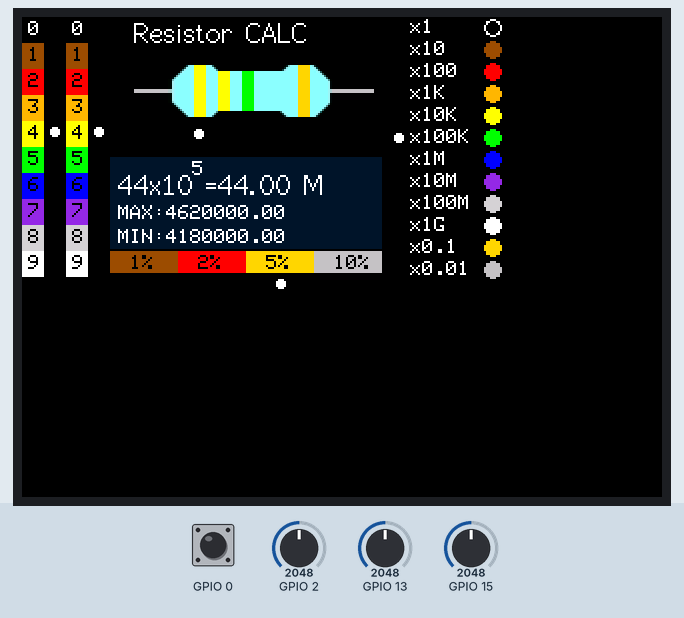
Recording of a sketch running on a simulated ESP32. Parts: 320×240 colour display. The inputs (shaded band) are chosen by the test bench; at power-on: GPIO 13 = 2048, GPIO 2 = 2048, GPIO 15 = 2048, GPIO 0 HIGH.

Above: at 1.4 s.
1.5 s: GPIO 13 set to 1893
3.0 s: GPIO 13 set to 1834
At 4.0 s:
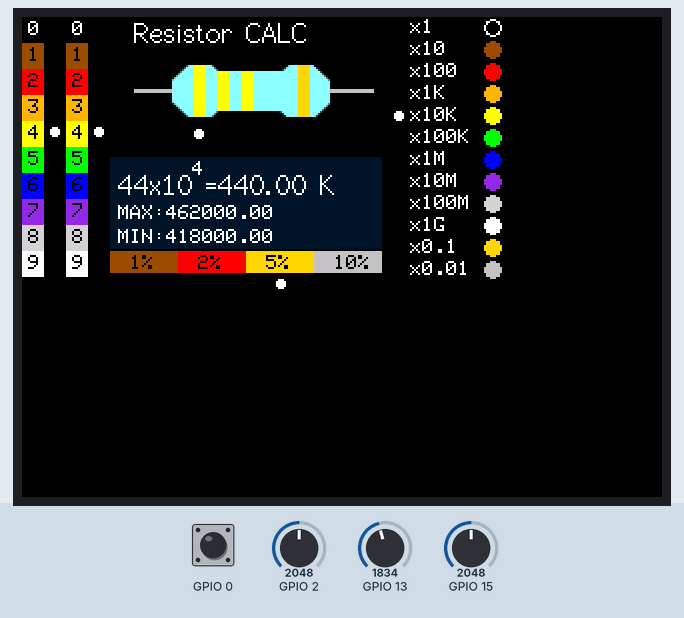
4.5 s: GPIO 13 set to 782
At 5.1 s:
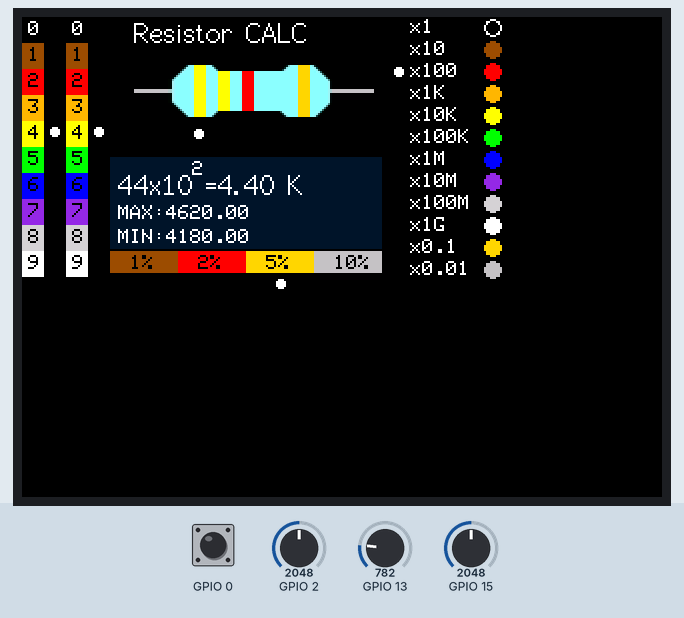
6.0 s: GPIO 13 set to 705
At 6.3 s:
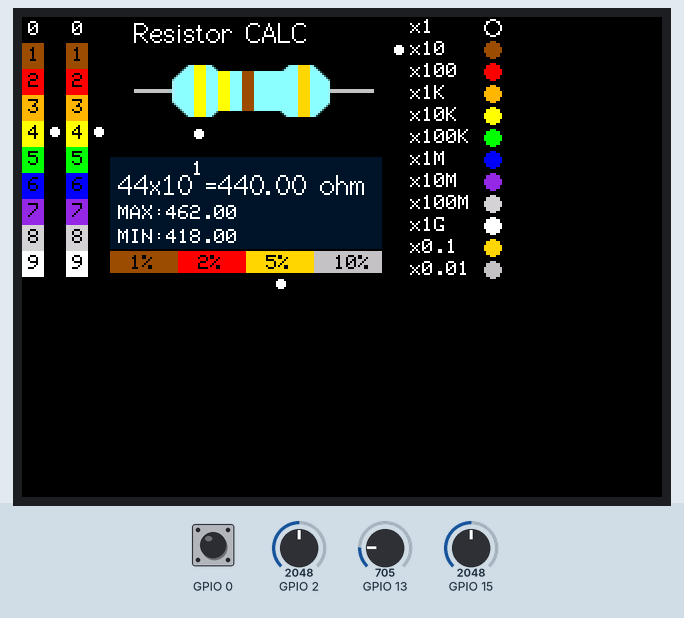
7.5 s: GPIO 2 set to 2866
At 8.6 s:
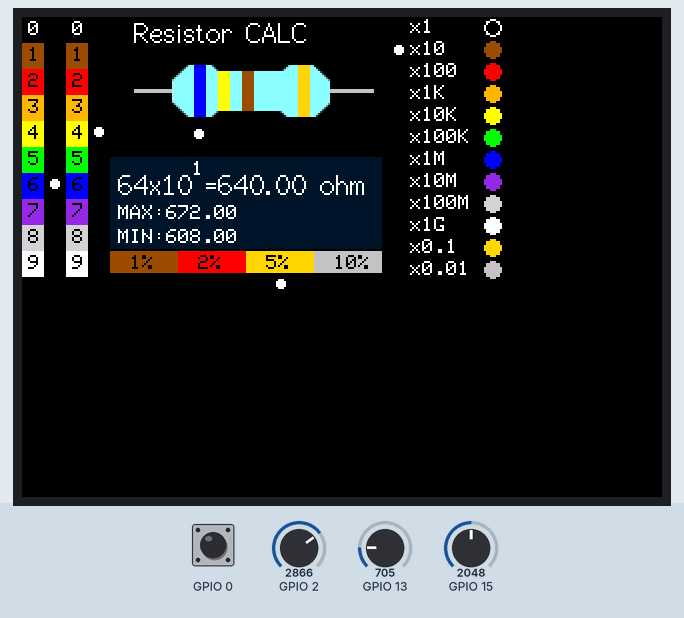
9.0 s: GPIO 15 set to 2866
At 9.8 s:
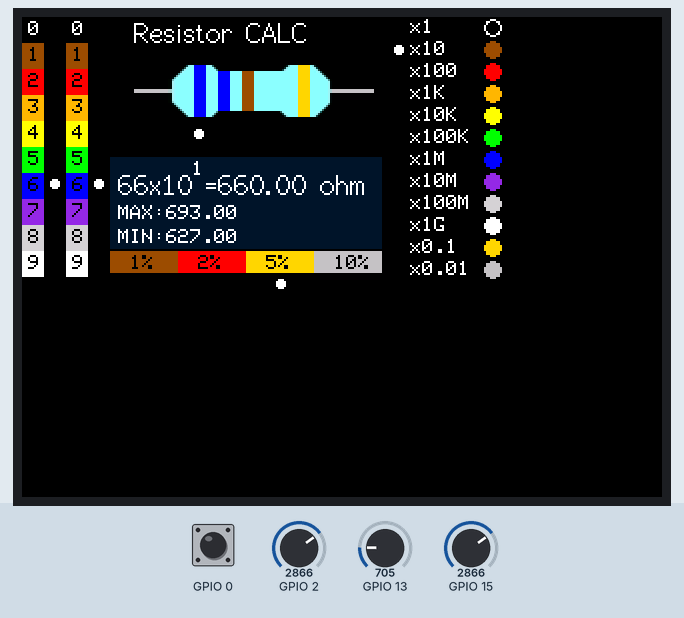
Timing chart, 0 to 11.5 s (numbered marks = the images above; inputs shaded):
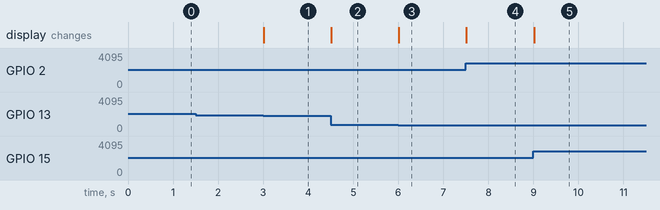

Measured:
- the behaviour switches between 1862 and 1861 on GPIO 13 (found by bisection; images 0 and 1)
- the behaviour switches between 745 and 744 on GPIO 13 (found by bisection; images 2 and 3)
- after the input at 1.5 s, every drawn part: stays the same
- after the input at 3.0 s, the display: changes at once (image 1)
- after the input at 4.5 s, the display: changes at once (image 2)
- after the input at 6.0 s, the display: changes at once (image 3)
- after the input at 7.5 s, the display: changes at once (image 4)
- after the input at 9.0 s, the display: changes at once (image 5)

The sketch:

ResistorPCB.ino
```cpp
#include <TFT_eSPI.h>
#include "res.h"

const int pwmFreq = 5000;
const int pwmResolution = 8;
const int pwmLedChannelTFT = 0;

TFT_eSPI tft = TFT_eSPI();
int tt[4]={1,2,5,10};
int cT[4]={TFT_BROWN,TFT_RED,TFT_GOLD,TFT_SILVER};
int colors[12]={TFT_BLACK,TFT_BROWN,TFT_RED,TFT_ORANGE,TFT_YELLOW,TFT_GREEN,TFT_BLUE,TFT_VIOLET,TFT_LIGHTGREY, TFT_WHITE, TFT_GOLD,TFT_SILVER };
double multis[12]={1,10,100,1000,10000,100000,1000000,10000000,100000000,100000000,0.1,0.01};
String mm[12]={"x1","x10","x100","x1K","x10K","x100K","x1M","x10M","x100M","x1G","x0.1","x0.01"};
int band=0;
int color=0;

int first=1;
int secon=2;
int multiplier=1;
int tolerance=2;

int Tfirst=first;
int Tsecon=secon;
int Tmultiplier=multiplier;
int Ttolerance=tolerance;


int deb1=0;
int deb2=0;

int x=56;
int y=24;
int w=126;
int h=20;

int bPos[4]={86,98,110,138};

void setup() {


  pinMode(0,INPUT_PULLUP);

    ledcSetup(pwmLedChannelTFT, pwmFreq, pwmResolution);
  ledcAttachPin(TFT_BL, pwmLedChannelTFT);
  ledcWrite(pwmLedChannelTFT, 100);

  tft.init();
  tft.setSwapBytes(true);
  tft.setRotation(1);

  tft.fillScreen(TFT_BLACK);
  tft.drawString("Resistor CALC",x,0,2);
  tft.pushImage(x,y,120,26,resistor);


   tft.fillRect(x+30,y,6,26,colors[first]);
  tft.fillRect(x+42,y+3,6,20,colors[secon]);
  tft.fillRect(x+54,y+3,6,20,colors[multiplier]);
  tft.fillRect(x+82,y,6,26,cT[tolerance]);

  tft.fillCircle(bPos[band]+2,58,2,TFT_WHITE);
   for(int i=0;i<12;i++)
   {


    if(i<10  ){
    tft.fillRect(0,i*13,11,13,colors[i]);
    tft.fillRect(22,i*13,11,13,colors[i]);
    if(i==0)
    tft.setTextColor(TFT_WHITE,colors[i]);
    else
    tft.setTextColor(TFT_BLACK,colors[i]);

    tft.drawString(String(i),3,(i*13)+2);
    tft.drawString(String(i),25,(i*13)+2);

    tft.setTextColor(TFT_WHITE,TFT_BLACK);
    }
    if(i==0)
    tft.drawCircle(235,(i*11)+5,4,TFT_WHITE);
    else
    tft.fillCircle(235,(i*11)+5,4,colors[i]);

    tft.drawString(mm[i],194,(i*11)+1);

   }

    /*
    tft.drawString("<",14,(first*13)+2);
    tft.drawString("<",36,(secon*13)+2);
     */

     tft.fillCircle(16,(first*13)+5,2,TFT_WHITE);
     tft.fillCircle(38,(secon*13)+5,2,TFT_WHITE);
     tft.fillCircle(188,(multiplier*11)+5,2,TFT_WHITE);


    for(int i=0;i<4;i++){
    tft.fillRect(44+(i*34),117,34,11,cT[i]);
    tft.setTextColor(TFT_BLACK,cT[i]);
    tft.drawString(String(tt[i])+"%",54+(i*34),119);
    }
    tft.fillCircle(61+(tolerance*34),133,2,TFT_WHITE);
   tft.setTextColor(TFT_WHITE,TFT_BLACK);
}

void loop() {

   first=map(analogRead(2),0,4095,0,9);
   secon=map(analogRead(15),0,4095,0,9);
   multiplier=map(analogRead(13),0,4095,0,11);


  if(digitalRead(0)==0)
  {
    if(deb1==0)
    {

     deb1=1;
     tolerance++;
     if(tolerance>3)
     tolerance=0;

    }
    }else deb1=0;


     if(first!=Tfirst || secon!=Tsecon || multiplier!=Tmultiplier || tolerance!=Ttolerance)
    {


         tft.fillCircle(16,(Tfirst*13)+5,2,TFT_BLACK);

       tft.fillCircle(16,(first*13)+5,2,TFT_WHITE);


              tft.fillCircle(38,(Tsecon*13)+5,2,TFT_BLACK);

         tft.fillCircle(38,(secon*13)+5,2,TFT_WHITE);


              tft.fillCircle(188,(Tmultiplier*11)+5,2,TFT_BLACK);

          tft.fillCircle(188,(multiplier*11)+5,2,TFT_WHITE);


              tft.fillCircle(61+(Ttolerance*34),133,2,TFT_BLACK);

          tft.fillCircle(61+(tolerance*34),133,2,TFT_WHITE);

          Tfirst=first;
Tsecon=secon;
Tmultiplier=multiplier;
Ttolerance=tolerance;


     double res=((first*10)+secon)*multis[multiplier];
     tft.fillRect(44,70,136,46,0x00A5);
     double maxx=res+(res*(tt[tolerance]/100.00));
     double minn=res-(res*(tt[tolerance]/100.00));
     tft.setTextColor(TFT_WHITE,0x00A5);

     if(res>=1000 && res<1000000){
     tft.drawString(String(first)+String(secon)+"x10 ="+String(res/1000)+" K",48,76,2);
     tft.drawString(String(multiplier),85,72);
     tft.drawString("MAX:"+String(maxx),48,94);
     tft.drawString("MIN:"+String(minn),48,106);
     }

      else if(res>=1000000)
     {
     tft.drawString(String(first)+String(secon)+"x10 ="+String(res/100000)+" M",48,76,2);
     tft.drawString(String(multiplier),85,72);
     tft.drawString("MAX:"+String(maxx),48,94);
     tft.drawString("MIN:"+String(minn),48,106);
     }

     else
     {
     tft.drawString(String(first)+String(secon)+"x10 ="+String(res)+" ohm",48,76,2);
     tft.drawString(String(multiplier),85,72);
     tft.drawString("MAX:"+String(maxx),48,94);
     tft.drawString("MIN:"+String(minn),48,106);
     }

     tft.setTextColor(TFT_WHITE,TFT_BLACK);
       tft.fillRect(x+30,y,6,26,colors[first]);
  tft.fillRect(x+42,y+3,6,20,colors[secon]);
  tft.fillRect(x+54,y+3,6,20,colors[multiplier]);
  tft.fillRect(x+82,y,6,26,cT[tolerance]);


    }


}
```

Source omitted: res.h (data table, 30380 bytes)
